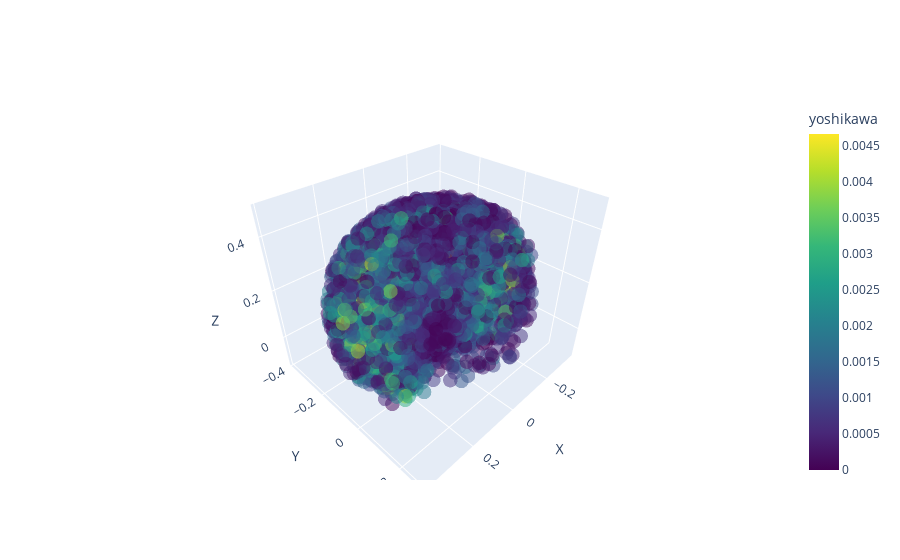

Notebook code cell kept with this figure:
### Code cell
import robosandbox.performance.workspace.WorkSpace as ws

workspace = ws(SO101)
global_mu = workspace.global_indice(method="yoshikawa", initial_samples=10000)
print("Global Indices (yoshikawa):", global_mu)
fig = workspace.plot(
    color="yoshikawa",
)

### Figure 1 — Plotly figure (JSON) as saved in the notebook; plotly's stock layout.template omitted (floating-point values rounded to 4 significant figures; data arrays with more than 128 entries replaced by an {"elided": "..."} marker saying what was removed)
{"data": [{"marker": {"color": {"elided": "11000 float values"}, "colorbar": {"title": {"text": "yoshikawa"}}, "colorscale": [[0, "#440154"], [0.1111, "#482878"], [0.2222, "#3e4989"], [0.3333, "#31688e"], [0.4444, "#26828e"], [0.5556, "#1f9e89"], [0.6667, "#35b779"], [0.7778, "#6ece58"], [0.8889, "#b5de2b"], [1, "#fde725"]], "opacity": 0.5, "size": 5}, "mode": "markers", "type": "scatter3d", "x": {"elided": "11000 float values"}, "y": {"elided": "11000 float values"}, "z": {"elided": "11000 float values"}}], "layout": {"scene": {"xaxis": {"title": {"text": "X"}}, "yaxis": {"title": {"text": "Y"}}, "zaxis": {"title": {"text": "Z"}}}}}
